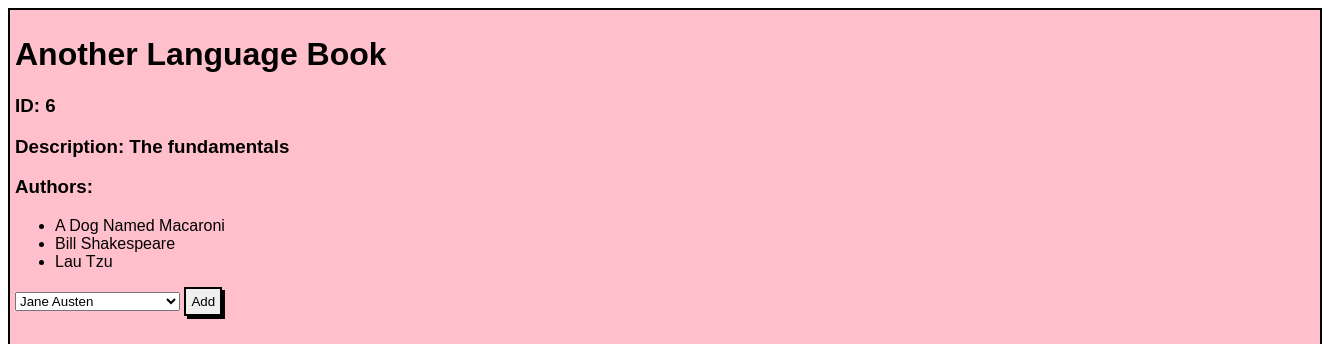
The page /books/6 on the database its author committed.
### main_app/models.py (models this page shows, shortened)
class Book(models.Model):
    title = models.CharField(max_length=255)
    desc = models.TextField()
    created_at = models.DateTimeField(auto_now_add=True)
    updated_at = models.DateTimeField(auto_now=True)

class Author(models.Model):
    first_name = models.CharField(max_length=255)
    last_name = models.CharField(max_length=255)
    books = models.ManyToManyField(Book, related_name='authors', null=True)
    notes = models.TextField(null=True)
    created_at = models.DateTimeField(auto_now_add=True)
    updated_at = models.DateTimeField(auto_now=True)

### main_app/views.py (the view)
# urls.py: path('books/<int:book_id>', views.show_book),
def show_book(request, book_id):
    one_book = Book.objects.get(id=book_id)
    all_authors = Author.objects.all()
    context = {
        'book' : one_book,
        "all_authors" : all_authors
    }
    return render(request, 'show_book.html', context)

### main_app/templates/show_book.html (shortened to what this page needs)
<!DOCTYPE html>
<html lang="en">
<head>
    {% load static %}
    <link rel="stylesheet" type="text/css" href="{% static 'style.css' %}">
</head>
<body>
    <div class="show_container">
        <h1>{{book.title}}</h1>
        <h3>ID: {{book.id}}</h3>
        <h3>Description: {{book.desc}}</h3>
        <h3>Authors:</h3>
        <ul>
            {% for author in book.authors.all %}
            <li>{{author.first_name}} {{author.last_name}}</li>
            {% endfor %}
        </ul>
        <form action="/addAuthorToBook" method="post">
            <select name="author_id" id="author_id">
                {% for author in all_authors %}
                    <option value="{{author.id}}">{{author.first_name}} {{author.last_name}}</option>
                {% endfor %}
            </select>
            <input type="submit" value="Add" id='add_button'>
        </form>
    </div>
</body>
</html>

### main_app/static/style.css (style rules this page uses)
.show_container { width: 1300px; height: 800px; background-color: pink; border: 2px solid black; font-family: 'Lucida Sans', 'Lucida Sans Regular', 'Lucida Grande', 'Lucida Sans Unicode', Geneva, Verdana, sans-serif; padding: 5px; }
#add_button { border: 2px solid black; box-shadow: 3px 3px black; padding: 5px; }

### rows shown on the page
Book: title "Another Language Book", id "6", desc "The fundamentals"
Author: first_name "A Dog Named", last_name "Macaroni"
Author: first_name "Bill", last_name "Shakespeare"
Author: first_name "Lau", last_name "Tzu"

### other values the page prints
form field author_id "Jane Austen"
